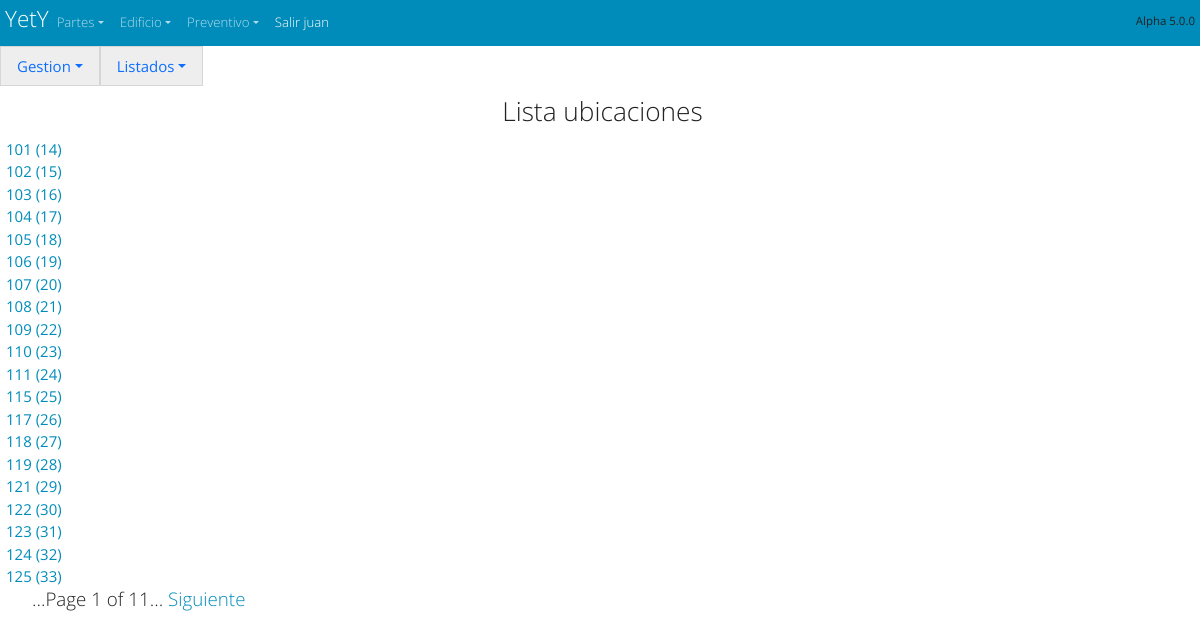
The page /espacios/ubicacion_user_list/3 (signed in) on the database its author committed.
### espacios/models.py (models this page shows, shortened)
class Ubicaciones(models.Model):
    nombre=models.CharField(default='' ,null=False,max_length=50,verbose_name='Nombre de la ubicacion', help_text="Nombre de la zona",blank=True)
    zona=models.ManyToManyField('Zonas',  max_length=50,verbose_name='acceso desde zona',  help_text="acceso desde zona", blank=True)
    departamento=models.ManyToManyField('Departamentos',  max_length=50,verbose_name='departamento de',  help_text="departamento de", blank=True)
    alojamiento=models.BooleanField(default= False,  verbose_name='Habitacion?',  help_text="Habitacion?")
    AyB=models.BooleanField(default= False,  verbose_name='AyB?',  help_text="AyB?")
    General=models.BooleanField(default= False,  verbose_name='General?',  help_text="General?")
    otro=models.BooleanField(default= False,  verbose_name='Otro?',  help_text="Otro?")
    class Meta:
            ordering = ["nombre"]

### espacios/views.py (the view)
class ubicacion_user_list (ListView): # Lista de departamentos
    model = Ubicaciones
    fields= '__all__'
    template_name = 'ubicacion_user_list.html'
    ordering = ['nombre']
    paginate_by = 20
    context_object_name = 'list' # Esto es lo que envía al template
    def get_queryset(self):
        return Ubicaciones.objects.filter(zona=self.kwargs['pk'])

### espacios/templates/ubicacion_user_list.html
<!doctype html>
<html lang="es">
{% extends "start.html" %}
{% block content %}
{% load static %}
{% include 'navbar_espacios.html'%}
<form method="POST" class="post-form">{% csrf_token %}
<div class="container_fluid" style="padding-left: 5px" >
  <div style= "display: flex ;  padding: 5px; justify-content :center; text-align: center; ">
    <h3>Lista ubicaciones</h3>
  </div>
{% for  list in list  %}
  <div class="row">
    <div style= 'padding-left: 1rem;'>  <a href="/espacios/ubicacion_user/{{ list.id }}" >{{ list.nombre }} ({{ list.id }})</a>  </div>
   </div>
{% endfor %}
</div>
</form>
{% endblock %}

### cabecera/templates/navbar_start.html (shortened to what this page needs)
<body>
  <nav  class="navbar navbar-expand navbar-dark bg-primary" style="margin: 0px; padding: 5px" >
    <div class="container-fluid">
      <a  class="navbar-brand" style="margin: 0px; padding: 0px" href="/"><hgroup style="margin: 0px; padding: 0px"><h4 >YetY </h4>  </hgroup></a>
      {% if  user.is_authenticated %}
  <div  class="collapse navbar-collapse" id="navbarColor01">
        <ul class="navbar-nav me-auto">
          <li class="nav-item dropdown">
            <a class="nav-link dropdown-toggle" data-bs-toggle="dropdown" href="#" role="button" aria-haspopup="true" aria-expanded="false">Partes</a>
          </li>
          <li class="nav-item dropdown">
            <a class="nav-link dropdown-toggle" data-bs-toggle="dropdown" href="#" role="button" aria-haspopup="true" aria-expanded="false">Edificio</a>
          </li>
          <li class="nav-item dropdown">
            <a class="nav-link dropdown-toggle" data-bs-toggle="dropdown" href="#" role="button" aria-haspopup="true" aria-expanded="false">Preventivo</a>
          </li>
          <li class="nav-item active">
            <a class="nav-link " href="/accounts/logout/ " >Salir {{ user }}</a>
          </li>
        </ul>
        <h6> <small><small> Alpha 5.0.0  </small></small></h6>
      </div>
    </div>
    {% endif %}
  </nav>
</body>

### cabecera/static/css/start.css (style rules this page uses)
h1, h2, h3 { text-align: center; margin: 5px; }

### rows shown on the page
Ubicaciones: nombre "101", id "14"
Ubicaciones: nombre "102", id "15"
Ubicaciones: nombre "103", id "16"
Ubicaciones: nombre "104", id "17"
Ubicaciones: nombre "105", id "18"
Ubicaciones: nombre "106", id "19"
Ubicaciones: nombre "107", id "20"
Ubicaciones: nombre "108", id "21"
Ubicaciones: nombre "109", id "22"
Ubicaciones: nombre "110", id "23"
Ubicaciones: nombre "111", id "24"
Ubicaciones: nombre "115", id "25"
Ubicaciones: nombre "117", id "26"
Ubicaciones: nombre "118", id "27"
Ubicaciones: nombre "119", id "28"
Ubicaciones: nombre "121", id "29"
Ubicaciones: nombre "122", id "30"
Ubicaciones: nombre "123", id "31"
Ubicaciones: nombre "124", id "32"
Ubicaciones: nombre "125", id "33"

### other values the page prints
{{ user }} "juan"
{{ page_obj.number }} "1"
{{ page_obj.paginator.num_pages }} "11"
